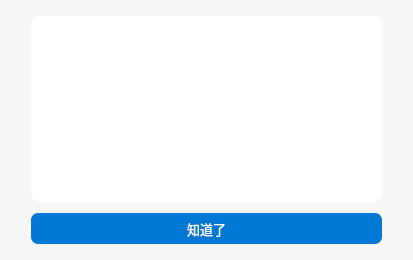
<?xml version="1.0" encoding="UTF-8"?>
<ui version="4.0">
 <class>MCSL2_Dialog</class>
 <widget class="QDialog" name="MCSL2_Dialog">
  <property name="geometry">
   <rect>
    <x>0</x>
    <y>0</y>
    <width>413</width>
    <height>260</height>
   </rect>
  </property>
  <property name="sizePolicy">
   <sizepolicy hsizetype="Fixed" vsizetype="Expanding">
    <horstretch>0</horstretch>
    <verstretch>0</verstretch>
   </sizepolicy>
  </property>
  <property name="minimumSize">
   <size>
    <width>413</width>
    <height>260</height>
   </size>
  </property>
  <property name="maximumSize">
   <size>
    <width>413</width>
    <height>16777215</height>
   </size>
  </property>
  <property name="windowTitle">
   <string>提示</string>
  </property>
  <property name="windowIcon">
   <iconset resource="../Icons/MCSL2_Icon.qrc">
    <normaloff>:/MCSL2_Icon/MCSL2_Icon.png</normaloff>
    <normalon>:/MCSL2_Icon/MCSL2_Icon.png</normalon>
    <disabledoff>:/MCSL2_Icon/MCSL2_Icon.png</disabledoff>
    <disabledon>:/MCSL2_Icon/MCSL2_Icon.png</disabledon>
    <activeoff>:/MCSL2_Icon/MCSL2_Icon.png</activeoff>
    <activeon>:/MCSL2_Icon/MCSL2_Icon.png</activeon>
    <selectedoff>:/MCSL2_Icon/MCSL2_Icon.png</selectedoff>
    <selectedon>:/MCSL2_Icon/MCSL2_Icon.png</selectedon>:/MCSL2_Icon/MCSL2_Icon.png</iconset>
  </property>
  <property name="styleSheet">
   <string notr="true">QDialog
{
	background-color: rgba(247, 247, 247,85%);
}</string>
  </property>
  <layout class="QGridLayout" name="gridLayout">
   <item row="1" column="1">
    <widget class="QLabel" name="Dialog_label">
     <property name="sizePolicy">
      <sizepolicy hsizetype="Fixed" vsizetype="Expanding">
       <horstretch>0</horstretch>
       <verstretch>0</verstretch>
      </sizepolicy>
     </property>
     <property name="minimumSize">
      <size>
       <width>351</width>
       <height>151</height>
      </size>
     </property>
     <property name="maximumSize">
      <size>
       <width>351</width>
       <height>16777215</height>
      </size>
     </property>
     <property name="font">
      <font>
       <family>Microsoft YaHei UI</family>
       <pointsize>11</pointsize>
      </font>
     </property>
     <property name="styleSheet">
      <string notr="true">QLabel
{
	background-color: rgb(255, 255, 255);
	border-radius: 10px
}</string>
     </property>
     <property name="text">
      <string/>
     </property>
     <property name="alignment">
      <set>Qt::AlignCenter</set>
     </property>
    </widget>
   </item>
   <item row="1" column="2">
    <spacer name="horizontalSpacer_3">
     <property name="orientation">
      <enum>Qt::Horizontal</enum>
     </property>
     <property name="sizeHint" stdset="0">
      <size>
       <width>40</width>
       <height>20</height>
      </size>
     </property>
    </spacer>
   </item>
   <item row="0" column="1">
    <spacer name="horizontalSpacer">
     <property name="orientation">
      <enum>Qt::Horizontal</enum>
     </property>
     <property name="sizeHint" stdset="0">
      <size>
       <width>40</width>
       <height>5</height>
      </size>
     </property>
    </spacer>
   </item>
   <item row="3" column="1">
    <widget class="QPushButton" name="Dialog_PushButton">
     <property name="sizePolicy">
      <sizepolicy hsizetype="Fixed" vsizetype="Expanding">
       <horstretch>0</horstretch>
       <verstretch>0</verstretch>
      </sizepolicy>
     </property>
     <property name="minimumSize">
      <size>
       <width>351</width>
       <height>31</height>
      </size>
     </property>
     <property name="maximumSize">
      <size>
       <width>351</width>
       <height>31</height>
      </size>
     </property>
     <property name="font">
      <font>
       <family>Microsoft YaHei UI</family>
       <pointsize>10</pointsize>
      </font>
     </property>
     <property name="cursor">
      <cursorShape>PointingHandCursor</cursorShape>
     </property>
     <property name="styleSheet">
      <string notr="true">QPushButton
{
	background-color: rgb(0, 120, 212);
	border-radius: 7px;
	color: rgb(255, 255, 255);
}
QPushButton:hover
{
    background-color: rgb(0, 110, 212);
	border-radius: 7px;
    color: rgb(255, 255, 255);
}
QPushButton:pressed
{
    background-color: rgb(0, 100, 212);
	border-radius: 7px;
    color: rgb(255, 255, 255);
}</string>
     </property>
     <property name="text">
      <string>知道了</string>
     </property>
    </widget>
   </item>
   <item row="2" column="1">
    <spacer name="horizontalSpacer_4">
     <property name="orientation">
      <enum>Qt::Horizontal</enum>
     </property>
     <property name="sizeHint" stdset="0">
      <size>
       <width>40</width>
       <height>5</height>
      </size>
     </property>
    </spacer>
   </item>
   <item row="1" column="0">
    <spacer name="horizontalSpacer_2">
     <property name="orientation">
      <enum>Qt::Horizontal</enum>
     </property>
     <property name="sizeHint" stdset="0">
      <size>
       <width>40</width>
       <height>20</height>
      </size>
     </property>
    </spacer>
   </item>
   <item row="4" column="1">
    <spacer name="horizontalSpacer_5">
     <property name="orientation">
      <enum>Qt::Horizontal</enum>
     </property>
     <property name="sizeHint" stdset="0">
      <size>
       <width>40</width>
       <height>5</height>
      </size>
     </property>
    </spacer>
   </item>
  </layout>
 </widget>
 <resources>
  <include location="../Icons/MCSL2_Icon.qrc"/>
 </resources>
 <connections/>
</ui>
